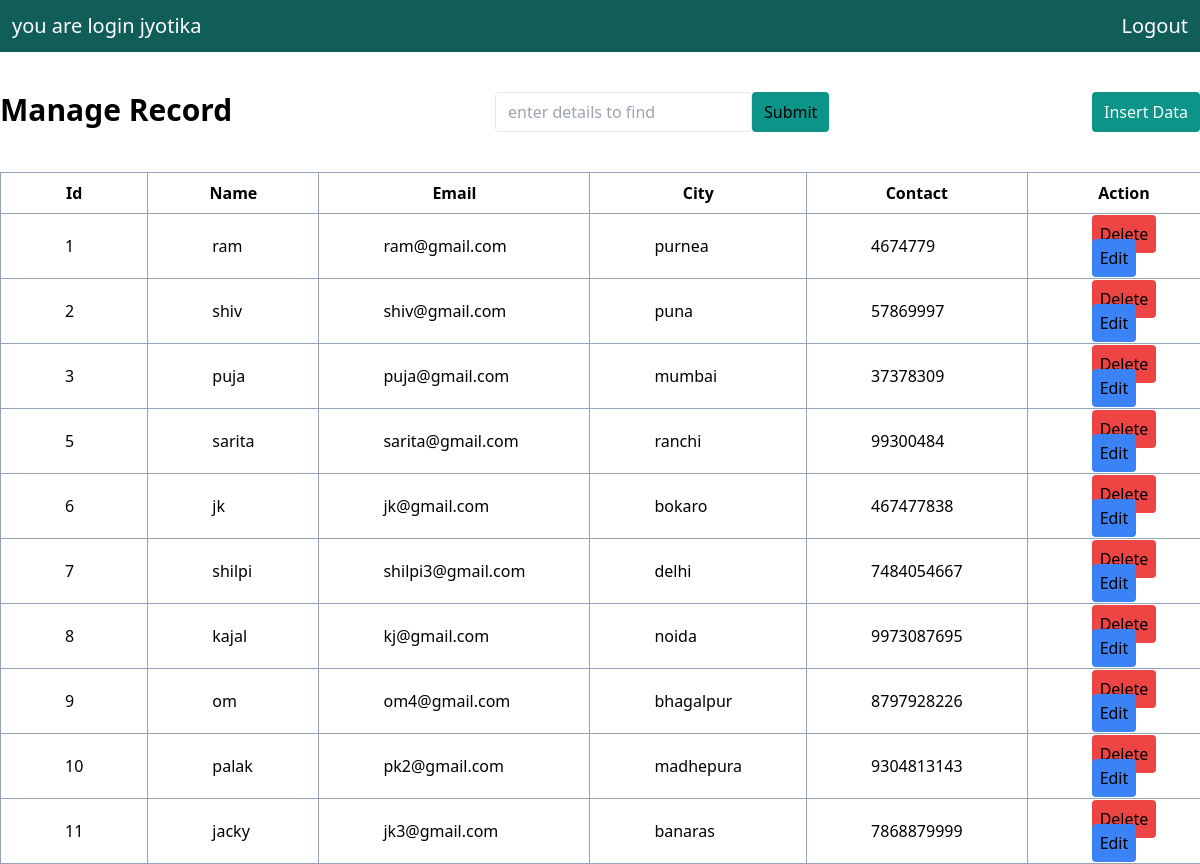
The app's page / (signed in) with its own data.
### students/models.py (models this page shows, shortened)
class StudentRecord(models.Model):
    name = models.CharField(max_length=200)
    email = models.CharField(max_length=200)
    contact = models.CharField(max_length=200)
    city = models.CharField(max_length=200)

### students/views.py (the view)
# urls.py: path('',StudentView.as_view(),name="home"),
class StudentView(ListView):
    model = StudentRecord
    template_name ="./home.html"
    def get_queryset(self):
        search = self.request.GET.get("search","")
        return StudentRecord.objects.filter(name__icontains=search)

### template/home.html
{% extends 'parent.html' %}
{% block content %}
<div class="flex justify-between py-10">
    <h2 class="text-3xl font-bold">Manage Record</h2>
    <form action="" class="flex">
        <input type="search" class=" border rounded px-3" name="search" placeholder="enter details to find">
        <input type="submit" class="bg-teal-600 rounded px-3 py-2">
    </form>
    <a href="{% url 'insert' %}" class="text-white bg-teal-600 rounded px-3 py-2">Insert Data</a>
</div>
<table class="table">
        <tr>
            <th class="border border-slate-400 px-2 py-2 pl-12 pr-12">Id</th>
            <th class="border border-slate-400 px-2 py-2 pl-12 pr-12">Name</th>
            <th class="border border-slate-400 px-2 py-2 pl-12 pr-12">Email</th>
            <th class="border border-slate-400 px-2 py-2 pl-12 pr-12">City</th>
            <th class="border border-slate-400 px-2 py-2 pl-12 pr-12">Contact</th>
            <th class="border border-slate-400 px-2 py-2 pl-12 pr-12">Action</th>
        </tr>
    {% for student in object_list  %}
    <tr>
        <td class="border border-slate-400 px-2 py-2 pl-16 pr-16 " >{{ student.id }}</td>
        <td class="border border-slate-400 px-2 py-2 pl-16 pr-16 " >{{ student.name }}</td>
        <td class="border border-slate-400 px-2 py-2 pl-16 pr-16 " >{{ student.email }}</td>
        <td class="border border-slate-400 px-2 py-2 pl-16 pr-16 " >{{ student.city }}</td>
        <td class="border border-slate-400 px-2 py-2 pl-16 pr-16 " >{{ student.contact }}</td>
        <td class="border border-slate-400 px-2 py-2 pl-16 pr-16 " >
            <a href="{% url 'delete' student.id %}" class="bg-red-500 hover:bg-red-800 rounded px-2 py-2 ">Delete</a>
            <a href="{% url 'Edit' student.id %}" class="bg-blue-500 hover:bg-blue-800 rounded px-2 py-2">Edit</a>
        </td>
    </tr>
    {% endfor %}
</table>
{% endblock %}

### template/parent.html (shortened to what this page needs)
<!DOCTYPE html>
<html lang="en">
<head>
    <script src="https:cdn.tailwindcss.com"></script>
</head>
<body>
    <div class="flex justify-between py-3 px-3 bg-teal-600 hover:bg-teal-800 text-white text-xl">
        {% if user.is_authenticated %}
            <h2>you are login {{ user.username }}</h2>
           <a href="{% url 'logout' %}">Logout</a>
        {% else %}
           <a href="{% url 'login' %}">Login</a>
           <a href="{% url 'register' %}">Signup</a>
        {% endif %}
    </div>
    {% block content %}{% endblock content %}
</body>
</html>

### records on screen
StudentRecord: id "1", name "ram", email "ram@gmail.com", city "purnea", contact "4674779"
StudentRecord: id "2", name "shiv", email "shiv@gmail.com", city "puna", contact "57869997"
StudentRecord: id "3", name "puja", email "puja@gmail.com", city "mumbai", contact "37378309"
StudentRecord: id "5", name "sarita", email "sarita@gmail.com", city "ranchi", contact "99300484"
StudentRecord: id "6", name "jk", email "jk@gmail.com", city "bokaro", contact "467477838"
StudentRecord: id "7", name "shilpi", email "shilpi3@gmail.com", city "delhi", contact "7484054667"
StudentRecord: id "8", name "kajal", email "kj@gmail.com", city "noida", contact "9973087695"
StudentRecord: id "9", name "om", email "om4@gmail.com", city "bhagalpur", contact "8797928226"
StudentRecord: id "10", name "palak", email "pk2@gmail.com", city "madhepura", contact "9304813143"
StudentRecord: id "11", name "jacky", email "jk3@gmail.com", city "banaras", contact "7868879999"

### other values on screen
{{ user.username }} "jyotika"
